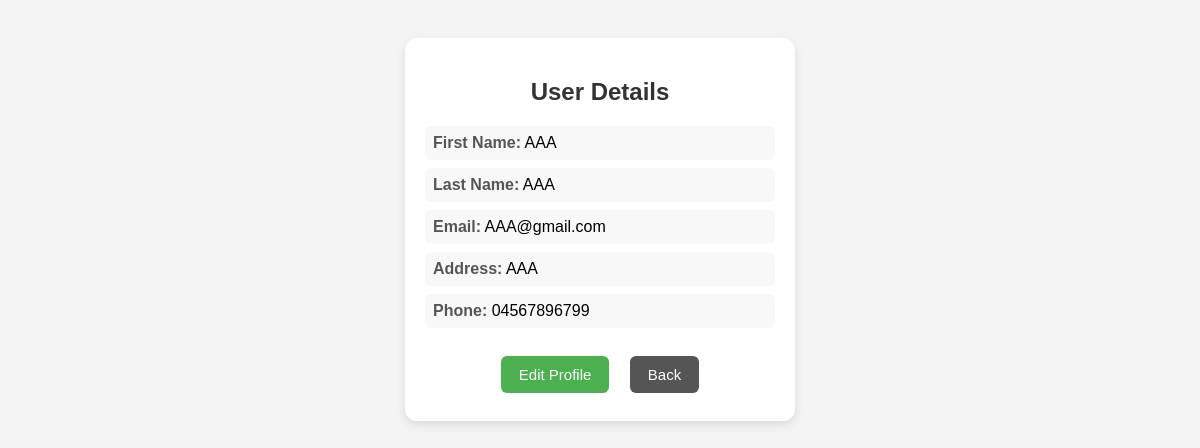
Page /profile/ (signed in) on the committed database.
### app/models.py (models this page shows, shortened)
class Customuser(AbstractUser):
    users = models.CharField(max_length=100)
    adress = models.CharField(max_length=100)
    phone = models.CharField(max_length=100)

### app/views.py (the view)
# urls.py: path('profile/',views.profile,name='profile'),
def profile(request):
    a=Customuser.objects.get(id=request.user.id)
    return render(request,'profile.html',{'a':a})

### templates/profile.html (shortened to what this page needs)
<!DOCTYPE html>
<html lang="en">
<head>
</head>
<body>
    <div class="card">
        <h2>User Details</h2>
        <div class="details">
            <p><span>First Name:</span> {{ a.first_name }}</p>
            <p><span>Last Name:</span> {{ a.last_name }}</p>
            <p><span>Email:</span> {{ a.email }}</p>
            <p><span>Address:</span> {{ a.adress }}</p>
            <p><span>Phone:</span> {{ a.phone }}</p>
        </div>
        <div class="btn-container">
            <a href="{% url 'edit_profile' %}" class="btn">Edit Profile</a>
            <a href="{% url 'user' %}" class="btn btn-secondary">Back</a>
        </div>
    </div>
</body>
</html>

### templates/profile.html (style rules this page uses)
body { font-family: Arial, sans-serif; background: #f4f4f4; padding: 30px; }
.card { width: 350px; margin: auto; background: white; padding: 20px; border-radius: 12px; box-shadow: 0 4px 10px rgba(0, 0, 0, 0.1); }
.card h2 { text-align: center; margin-bottom: 20px; color: #333; }
.details { margin-top: 10px; }
.details p { font-size: 16px; margin: 8px 0; padding: 8px; background: #f8f8f8; border-radius: 6px; }
.details span { font-weight: bold; color: #555; }
.btn-container { text-align: center; margin-top: 20px; }
.btn { display: inline-block; padding: 10px 18px; margin: 8px; background-color: #4CAF50; color: white; font-size: 15px; border-radius: 6px; text-decoration: none; transition: 0.3s; }
.btn-secondary { background-color: #555; }

### rows in the picture
Customuser: first_name "AAA", last_name "AAA", email "AAA@gmail.com", adress "AAA", phone "04567896799"
